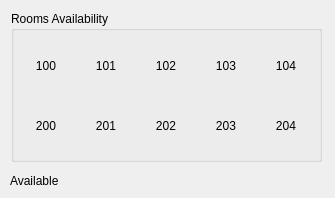
<?xml version="1.0" encoding="UTF-8"?>
<ui version="4.0">
 <class>CheckAvailabilityDialog</class>
 <widget class="QDialog" name="CheckAvailabilityDialog">
  <property name="geometry">
   <rect>
    <x>0</x>
    <y>0</y>
    <width>335</width>
    <height>198</height>
   </rect>
  </property>
  <property name="windowTitle">
   <string>Dialog</string>
  </property>
  <widget class="QGroupBox" name="grpBoxRooms">
   <property name="geometry">
    <rect>
     <x>11</x>
     <y>11</y>
     <width>311</width>
     <height>151</height>
    </rect>
   </property>
   <property name="title">
    <string>Rooms Availability</string>
   </property>
   <widget class="QLabel" name="lbl100">
    <property name="geometry">
     <rect>
      <x>10</x>
      <y>30</y>
      <width>50</width>
      <height>50</height>
     </rect>
    </property>
    <property name="text">
     <string>100</string>
    </property>
    <property name="alignment">
     <set>Qt::AlignCenter</set>
    </property>
   </widget>
   <widget class="QLabel" name="lbl101">
    <property name="geometry">
     <rect>
      <x>70</x>
      <y>30</y>
      <width>50</width>
      <height>50</height>
     </rect>
    </property>
    <property name="text">
     <string>101</string>
    </property>
    <property name="alignment">
     <set>Qt::AlignCenter</set>
    </property>
   </widget>
   <widget class="QLabel" name="lbl102">
    <property name="geometry">
     <rect>
      <x>130</x>
      <y>30</y>
      <width>50</width>
      <height>50</height>
     </rect>
    </property>
    <property name="text">
     <string>102</string>
    </property>
    <property name="alignment">
     <set>Qt::AlignCenter</set>
    </property>
   </widget>
   <widget class="QLabel" name="lbl103">
    <property name="geometry">
     <rect>
      <x>190</x>
      <y>30</y>
      <width>50</width>
      <height>50</height>
     </rect>
    </property>
    <property name="text">
     <string>103</string>
    </property>
    <property name="alignment">
     <set>Qt::AlignCenter</set>
    </property>
   </widget>
   <widget class="QLabel" name="lbl104">
    <property name="geometry">
     <rect>
      <x>250</x>
      <y>30</y>
      <width>50</width>
      <height>50</height>
     </rect>
    </property>
    <property name="text">
     <string>104</string>
    </property>
    <property name="alignment">
     <set>Qt::AlignCenter</set>
    </property>
   </widget>
   <widget class="QLabel" name="lbl200">
    <property name="geometry">
     <rect>
      <x>10</x>
      <y>90</y>
      <width>50</width>
      <height>50</height>
     </rect>
    </property>
    <property name="text">
     <string>200</string>
    </property>
    <property name="alignment">
     <set>Qt::AlignCenter</set>
    </property>
   </widget>
   <widget class="QLabel" name="lbl201">
    <property name="geometry">
     <rect>
      <x>70</x>
      <y>90</y>
      <width>50</width>
      <height>50</height>
     </rect>
    </property>
    <property name="text">
     <string>201</string>
    </property>
    <property name="alignment">
     <set>Qt::AlignCenter</set>
    </property>
   </widget>
   <widget class="QLabel" name="lbl204">
    <property name="geometry">
     <rect>
      <x>250</x>
      <y>90</y>
      <width>50</width>
      <height>50</height>
     </rect>
    </property>
    <property name="text">
     <string>204</string>
    </property>
    <property name="alignment">
     <set>Qt::AlignCenter</set>
    </property>
   </widget>
   <widget class="QLabel" name="lbl203">
    <property name="geometry">
     <rect>
      <x>190</x>
      <y>90</y>
      <width>50</width>
      <height>50</height>
     </rect>
    </property>
    <property name="text">
     <string>203</string>
    </property>
    <property name="alignment">
     <set>Qt::AlignCenter</set>
    </property>
   </widget>
   <widget class="QLabel" name="lbl202">
    <property name="geometry">
     <rect>
      <x>130</x>
      <y>90</y>
      <width>50</width>
      <height>50</height>
     </rect>
    </property>
    <property name="text">
     <string>202</string>
    </property>
    <property name="alignment">
     <set>Qt::AlignCenter</set>
    </property>
   </widget>
  </widget>
  <widget class="QLabel" name="lblAvailable">
   <property name="geometry">
    <rect>
     <x>10</x>
     <y>170</y>
     <width>80</width>
     <height>21</height>
    </rect>
   </property>
   <property name="text">
    <string>Available</string>
   </property>
  </widget>
 </widget>
 <resources/>
 <connections/>
</ui>
